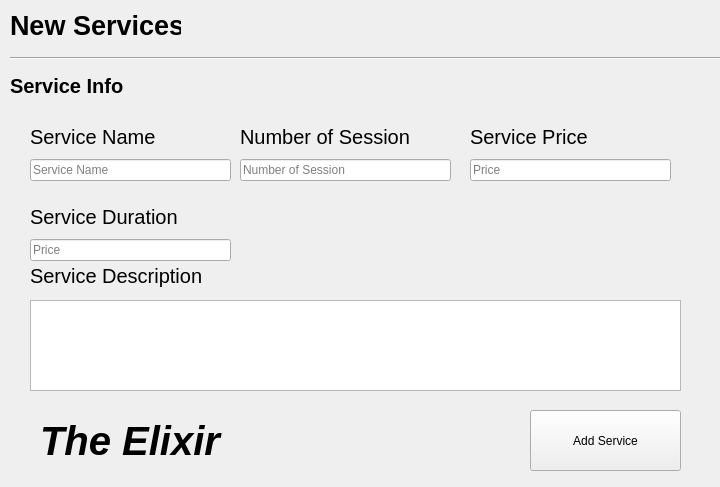
<?xml version="1.0" encoding="UTF-8"?>
<ui version="4.0">
 <class>Form</class>
 <widget class="QWidget" name="Form">
  <property name="geometry">
   <rect>
    <x>0</x>
    <y>0</y>
    <width>720</width>
    <height>487</height>
   </rect>
  </property>
  <property name="minimumSize">
   <size>
    <width>720</width>
    <height>487</height>
   </size>
  </property>
  <property name="baseSize">
   <size>
    <width>720</width>
    <height>487</height>
   </size>
  </property>
  <property name="windowTitle">
   <string>New Service</string>
  </property>
  <widget class="QLabel" name="label">
   <property name="geometry">
    <rect>
     <x>10</x>
     <y>10</y>
     <width>171</width>
     <height>31</height>
    </rect>
   </property>
   <property name="font">
    <font>
     <pointsize>20</pointsize>
     <bold>true</bold>
    </font>
   </property>
   <property name="text">
    <string>New Services</string>
   </property>
  </widget>
  <widget class="QLabel" name="label_2">
   <property name="geometry">
    <rect>
     <x>10</x>
     <y>70</y>
     <width>121</width>
     <height>31</height>
    </rect>
   </property>
   <property name="font">
    <font>
     <pointsize>15</pointsize>
     <bold>true</bold>
    </font>
   </property>
   <property name="text">
    <string>Service Info</string>
   </property>
  </widget>
  <widget class="Line" name="line">
   <property name="geometry">
    <rect>
     <x>10</x>
     <y>50</y>
     <width>821</width>
     <height>16</height>
    </rect>
   </property>
   <property name="orientation">
    <enum>Qt::Orientation::Horizontal</enum>
   </property>
  </widget>
  <widget class="QPlainTextEdit" name="serv_desc">
   <property name="geometry">
    <rect>
     <x>30</x>
     <y>300</y>
     <width>651</width>
     <height>91</height>
    </rect>
   </property>
  </widget>
  <widget class="QLabel" name="label_6">
   <property name="geometry">
    <rect>
     <x>30</x>
     <y>260</y>
     <width>171</width>
     <height>31</height>
    </rect>
   </property>
   <property name="font">
    <font>
     <pointsize>15</pointsize>
     <bold>false</bold>
    </font>
   </property>
   <property name="text">
    <string>Service Description</string>
   </property>
  </widget>
  <widget class="QPushButton" name="add_serv">
   <property name="geometry">
    <rect>
     <x>530</x>
     <y>410</y>
     <width>151</width>
     <height>61</height>
    </rect>
   </property>
   <property name="text">
    <string>Add Service</string>
   </property>
  </widget>
  <widget class="QWidget" name="verticalLayoutWidget">
   <property name="geometry">
    <rect>
     <x>30</x>
     <y>120</y>
     <width>201</width>
     <height>61</height>
    </rect>
   </property>
   <layout class="QVBoxLayout" name="verticalLayout">
    <item>
     <widget class="QLabel" name="label_3">
      <property name="font">
       <font>
        <pointsize>15</pointsize>
        <bold>false</bold>
       </font>
      </property>
      <property name="text">
       <string>Service Name</string>
      </property>
     </widget>
    </item>
    <item>
     <widget class="QLineEdit" name="serv_name">
      <property name="text">
       <string/>
      </property>
      <property name="placeholderText">
       <string>Service Name</string>
      </property>
     </widget>
    </item>
   </layout>
  </widget>
  <widget class="QWidget" name="verticalLayoutWidget_2">
   <property name="geometry">
    <rect>
     <x>240</x>
     <y>120</y>
     <width>211</width>
     <height>61</height>
    </rect>
   </property>
   <layout class="QVBoxLayout" name="verticalLayout_2">
    <item>
     <widget class="QLabel" name="label_4">
      <property name="font">
       <font>
        <pointsize>15</pointsize>
        <bold>false</bold>
       </font>
      </property>
      <property name="text">
       <string>Number of Session</string>
      </property>
     </widget>
    </item>
    <item>
     <widget class="QLineEdit" name="serv_visit">
      <property name="text">
       <string/>
      </property>
      <property name="placeholderText">
       <string>Number of Session</string>
      </property>
     </widget>
    </item>
   </layout>
  </widget>
  <widget class="QWidget" name="verticalLayoutWidget_3">
   <property name="geometry">
    <rect>
     <x>470</x>
     <y>120</y>
     <width>201</width>
     <height>61</height>
    </rect>
   </property>
   <layout class="QVBoxLayout" name="verticalLayout_3">
    <item>
     <widget class="QLabel" name="label_5">
      <property name="font">
       <font>
        <pointsize>15</pointsize>
        <bold>false</bold>
       </font>
      </property>
      <property name="text">
       <string>Service Price</string>
      </property>
     </widget>
    </item>
    <item>
     <widget class="QLineEdit" name="serv_price">
      <property name="text">
       <string/>
      </property>
      <property name="placeholderText">
       <string>Price</string>
      </property>
     </widget>
    </item>
   </layout>
  </widget>
  <widget class="QWidget" name="verticalLayoutWidget_4">
   <property name="geometry">
    <rect>
     <x>30</x>
     <y>200</y>
     <width>201</width>
     <height>61</height>
    </rect>
   </property>
   <layout class="QVBoxLayout" name="verticalLayout_4">
    <item>
     <widget class="QLabel" name="label_7">
      <property name="font">
       <font>
        <pointsize>15</pointsize>
        <bold>false</bold>
       </font>
      </property>
      <property name="text">
       <string>Service Duration</string>
      </property>
     </widget>
    </item>
    <item>
     <widget class="QLineEdit" name="serv_dur">
      <property name="text">
       <string/>
      </property>
      <property name="placeholderText">
       <string>Price</string>
      </property>
     </widget>
    </item>
   </layout>
  </widget>
  <widget class="QLabel" name="label_8">
   <property name="geometry">
    <rect>
     <x>40</x>
     <y>420</y>
     <width>191</width>
     <height>41</height>
    </rect>
   </property>
   <property name="font">
    <font>
     <pointsize>30</pointsize>
     <italic>true</italic>
     <bold>true</bold>
    </font>
   </property>
   <property name="text">
    <string>The Elixir</string>
   </property>
  </widget>
 </widget>
 <resources/>
 <connections/>
</ui>
